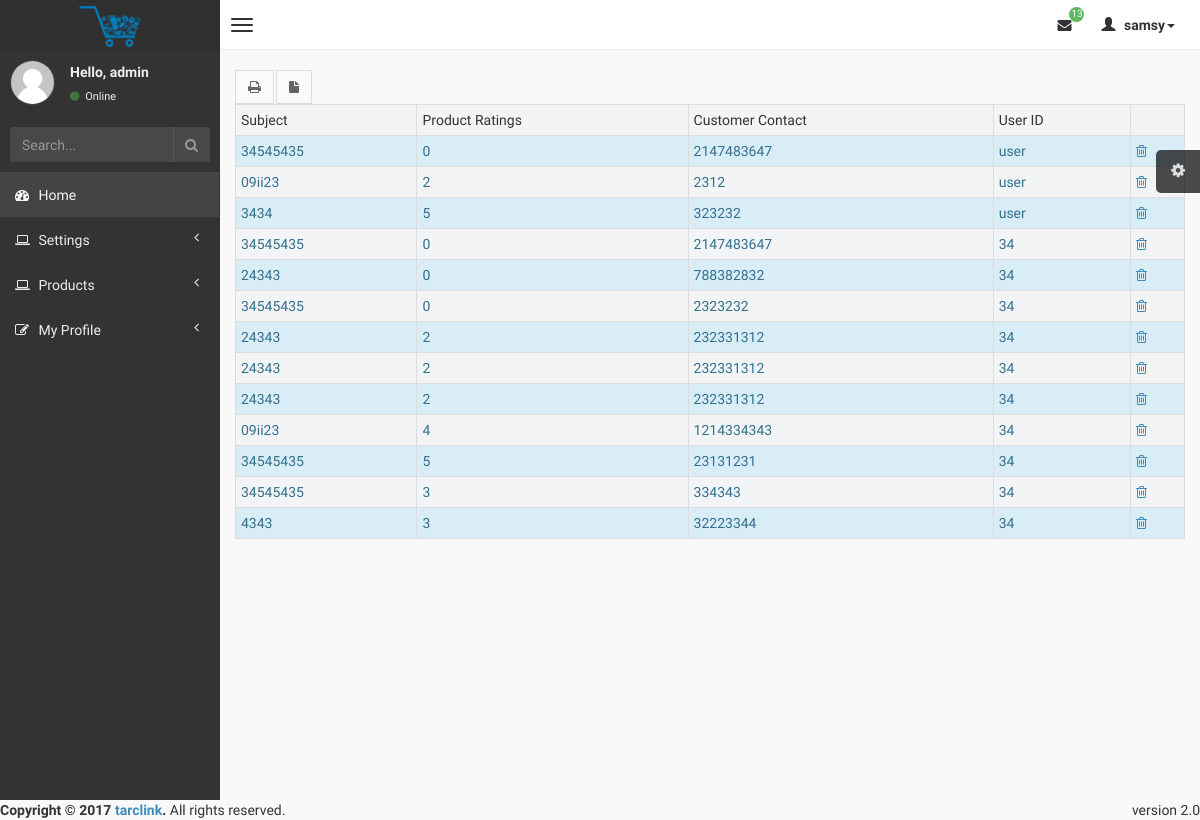
Screenshot of /admin/feedback.php (signed in) with the database file from the repository.
### tables this page shows
CREATE TABLE `feedback_table` (
  `feedback_id` int(11) NOT NULL,
  `feedback_product_id` varchar(50) NOT NULL,
  `feedback_ratings` int(20) NOT NULL,
  `feedback_user_contact` int(20) NOT NULL,
  `feedback_user_id` varchar(20) NOT NULL
);

### admin/feedback.php (the view, shortened to what this page needs)
<?php
include '../connection/db.php';
$username=$_SESSION['logname'];
$result1 = mysqli_query($con, "SELECT * FROM login_table WHERE login_username='$username'");
while($res = mysqli_fetch_array($result1))
{
    $name= $res['login_name'];
}
require ('sh.php');
include_once("../connection/db.php");
$result = mysqli_query($con, "SELECT * FROM feedback_table ORDER BY feedback_id ASC");
?>
    <span class="input-group-btn">
        <button type='submit' name='search' id='print' onclick="printData();" class="btn btn-flat btn-default "><i class="fa fa-print"></i></button>&nbsp;
        <button type='submit' name='search' id='print' onclick="printData();" class="btn btn-flat btn-default "><i class="fa fa-file"></i></button>
        </span>
    <table  border=0 cellpadding="1" cellspacing="1" id="table1" width="100%" class="table table-hover table-condensed table-bordered table-striped">
        <tr bgcolor=''>
            <td>Subject</td>
            <td>Product Ratings</td>
            <td>Customer Contact</td>
            <td>User ID</td>
            <td></td>
        </tr>
        <?php
        while($res = mysqli_fetch_array($result)) {
            echo "<tr class=\"alert-info\">";
            echo "<td class=''>".$res['feedback_product_id']."</td>";
            echo "<td>".$res['feedback_ratings']."</td>";
            echo "<td>".$res['feedback_user_contact']."</td>";
            echo "<td>".$res['feedback_user_id']."</td>";
            echo "<td><a href=\"delete.php?fed=$res[feedback_id]\" onClick=\"return confirm('Are you sure you want to delete?')\" class='fa fa-trash-o'></a></td>";
        }
        ?>
    </table>
<?php
require('sf.php');

### admin/sh.php (shortened to what this page needs)
<!DOCTYPE html>
<html>
<head>
    <link href="../css/bootstrap.min.css" rel="stylesheet" type="text/css" />
    <link href="../css/font-awesome.min.css" rel="stylesheet" type="text/css" />
    <link href="../css/ionicons.min.css" rel="stylesheet" type="text/css" />
    <link href="../css/morris/morris.css" rel="stylesheet" type="text/css" />
    <link href="../css/jvectormap/jquery-jvectormap-1.2.2.css" rel="stylesheet" type="text/css" />
    <link href="../css/fullcalendar/fullcalendar.css" rel="stylesheet" type="text/css" />
    <link href="../css/daterangepicker/daterangepicker-bs3.css" rel="stylesheet" type="text/css" />
    <link href="../css/bootstrap-wysihtml5/bootstrap3-wysihtml5.min.css" rel="stylesheet" type="text/css" />
    <link href="../css/AdminLTE.css" rel="stylesheet" type="text/css" />
</head>
<body class="skin-black">
<header class="header">
    <a href="index.php" class="logo">
        <img src="../img/shop.png" height="45" width="65">
    </a>
    <nav class="navbar navbar-static-top" role="navigation">
        <a href="#" class="navbar-btn sidebar-toggle" data-toggle="offcanvas" role="button">
            <span class="icon-bar"></span>
            <span class="icon-bar"></span>
            <span class="icon-bar"></span>
        </a>
        <div class="navbar-right">
            <ul class="nav navbar-nav">
                <li class="dropdown messages-menu">
                    <a href="#" class="dropdown-toggle" data-toggle="dropdown">
                        <?php
                        $result = mysqli_query($con,"SELECT COUNT(1) FROM feedback_table ORDER BY feedback_id ASC");
                        $row = mysqli_fetch_array($result);
                        $total = $row[0];
                        ?>
                        <i class="fa fa-envelope"></i>
                        <span class="label label-success"><?php echo "$total";?></span>
                    </a>
                </li>
                <li class="dropdown user user-menu">
                    <a href="#" class="dropdown-toggle" data-toggle="dropdown">
                        <i class="glyphicon glyphicon-user"></i>
                        <span><?php echo "$name";?><i class="caret"></i></span>
                    </a>
                </li>
            </ul>
        </div>
    </nav>
</header>
<div class="wrapper row-offcanvas row-offcanvas-left">
    <aside class="left-side sidebar-offcanvas">
        <section class="sidebar">
            <div class="user-panel">
                <div class="pull-left image">
                    <img src="../img/user.jpg" class="img-circle" alt="User Image" />
                </div>
                <div class="pull-left info">
                    <p>Hello, <?php echo "$username"; ?></p>
                    <a href="#"><i class="fa fa-circle text-success"></i> Online</a>
                </div>
            </div>
            <form action="#" method="get" class="sidebar-form">
                <div class="input-group">
                    <input type="text" name="q" class="form-control" placeholder="Search..."/>
                    <span class="input-group-btn">
                                <button type='submit' name='seach' id='search-btn' class="btn btn-flat"><i class="fa fa-search"></i></button>
                            </span>
                </div>
            </form>
            <ul class="sidebar-menu">
                <li class="active">
                    <a href="index.php">
                        <i class="fa fa-dashboard"></i> <span>Home</span>
                    </a>
                </li>
                <li class="treeview">
                    <a href="#">
                        <i class="fa fa-laptop"></i>
                        <span>Settings</span>
                        <i class="fa fa-angle-left pull-right"></i>
                    </a>
                </li>
                <li class="treeview">
                    <a href="#">
                        <i class="fa fa-laptop"></i>
                        <span>Products</span>
                        <i class="fa fa-angle-left pull-right"></i>
                    </a>
                </li>
                <li class="treeview">
                    <a href="#">
                        <i class="fa fa-edit"></i> <span>My Profile</span>
                        <i class="fa fa-angle-left pull-right"></i>
                    </a>
                </li>
            </ul>
        </section>
    </aside>
    <aside class="right-side">
        <section class="content">

### admin/sf.php (shortened to what this page needs)
</section>
</div>
<footer class="main-footer">
    <div class="pull-right hidden-xs">
        version 2.0
    </div>
    <strong>Copyright &copy; 2017 <a href="http://tarclink.com">tarclink</a>.</strong> All rights reserved.
</footer>
</body>
</html>

### rows the page displays
feedback_table: feedback_product "34545435", feedback_ratings "0", feedback_user_contact "2147483647", feedback_user "user"
feedback_table: feedback_product "09ii23", feedback_ratings "2", feedback_user_contact "2312", feedback_user "user"
feedback_table: feedback_product "3434", feedback_ratings "5", feedback_user_contact "323232", feedback_user "user"
feedback_table: feedback_product "34545435", feedback_ratings "0", feedback_user_contact "2147483647", feedback_user "34"
feedback_table: feedback_product "24343", feedback_ratings "0", feedback_user_contact "788382832", feedback_user "34"
feedback_table: feedback_product "34545435", feedback_ratings "0", feedback_user_contact "2323232", feedback_user "34"
feedback_table: feedback_product "24343", feedback_ratings "2", feedback_user_contact "232331312", feedback_user "34"
feedback_table: feedback_product "24343", feedback_ratings "2", feedback_user_contact "232331312", feedback_user "34"
feedback_table: feedback_product "24343", feedback_ratings "2", feedback_user_contact "232331312", feedback_user "34"
feedback_table: feedback_product "09ii23", feedback_ratings "4", feedback_user_contact "1214334343", feedback_user "34"
feedback_table: feedback_product "34545435", feedback_ratings "5", feedback_user_contact "23131231", feedback_user "34"
feedback_table: feedback_product "34545435", feedback_ratings "3", feedback_user_contact "334343", feedback_user "34"
feedback_table: feedback_product "4343", feedback_ratings "3", feedback_user_contact "32223344", feedback_user "34"

### other values shown
$total "13"
$name "samsy"
$username "admin"
